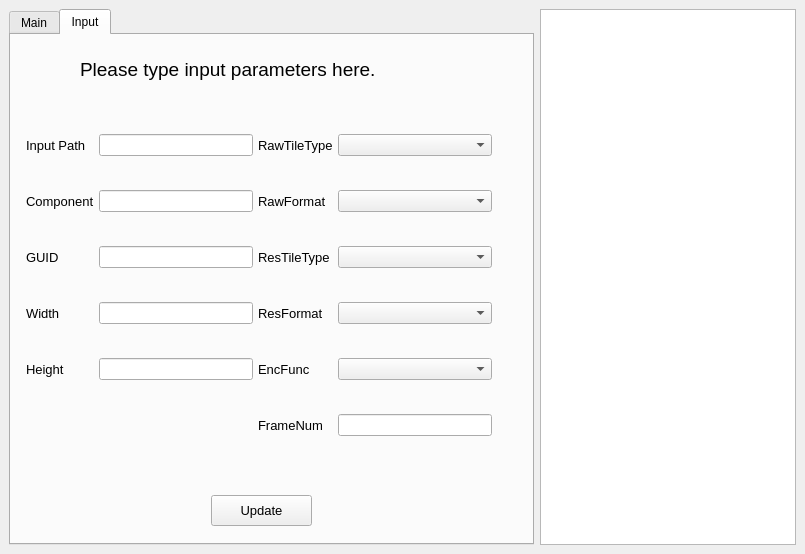
<?xml version="1.0" encoding="UTF-8"?>
<ui version="4.0">
 <class>mainWindow</class>
 <widget class="QMainWindow" name="mainWindow">
  <property name="geometry">
   <rect>
    <x>0</x>
    <y>0</y>
    <width>805</width>
    <height>554</height>
   </rect>
  </property>
  <property name="baseSize">
   <size>
    <width>100</width>
    <height>100</height>
   </size>
  </property>
  <property name="windowTitle">
   <string>Command Validator</string>
  </property>
  <widget class="QWidget" name="centralwidget">
   <property name="sizePolicy">
    <sizepolicy hsizetype="Expanding" vsizetype="Expanding">
     <horstretch>0</horstretch>
     <verstretch>0</verstretch>
    </sizepolicy>
   </property>
   <layout class="QHBoxLayout" name="horizontalLayout_2">
    <item>
     <widget class="QTabWidget" name="tabWidget">
      <property name="currentIndex">
       <number>1</number>
      </property>
      <widget class="QWidget" name="Main">
       <attribute name="title">
        <string>Main</string>
       </attribute>
       <widget class="QWidget" name="layoutWidget">
        <property name="geometry">
         <rect>
          <x>0</x>
          <y>16</y>
          <width>507</width>
          <height>471</height>
         </rect>
        </property>
        <layout class="QGridLayout" name="gridLayout" rowstretch="0,0,0,0,0,0,0,0">
         <property name="sizeConstraint">
          <enum>QLayout::SetDefaultConstraint</enum>
         </property>
         <property name="leftMargin">
          <number>30</number>
         </property>
         <property name="topMargin">
          <number>0</number>
         </property>
         <property name="rightMargin">
          <number>30</number>
         </property>
         <property name="bottomMargin">
          <number>5</number>
         </property>
         <item row="4" column="0">
          <widget class="QLabel" name="label_4">
           <property name="sizePolicy">
            <sizepolicy hsizetype="Expanding" vsizetype="Expanding">
             <horstretch>0</horstretch>
             <verstretch>0</verstretch>
            </sizepolicy>
           </property>
           <property name="maximumSize">
            <size>
             <width>180</width>
             <height>25</height>
            </size>
           </property>
           <property name="font">
            <font>
             <pointsize>10</pointsize>
            </font>
           </property>
           <property name="text">
            <string>Platform</string>
           </property>
          </widget>
         </item>
         <item row="3" column="1">
          <widget class="QLineEdit" name="lineEditDDIInputPath"/>
         </item>
         <item row="2" column="0">
          <widget class="QLabel" name="label">
           <property name="sizePolicy">
            <sizepolicy hsizetype="Expanding" vsizetype="Expanding">
             <horstretch>0</horstretch>
             <verstretch>0</verstretch>
            </sizepolicy>
           </property>
           <property name="maximumSize">
            <size>
             <width>200</width>
             <height>25</height>
            </size>
           </property>
           <property name="font">
            <font>
             <pointsize>10</pointsize>
            </font>
           </property>
           <property name="text">
            <string>Ringinfo path</string>
           </property>
          </widget>
         </item>
         <item row="5" column="0">
          <widget class="QLabel" name="label_5">
           <property name="sizePolicy">
            <sizepolicy hsizetype="Expanding" vsizetype="Expanding">
             <horstretch>0</horstretch>
             <verstretch>0</verstretch>
            </sizepolicy>
           </property>
           <property name="maximumSize">
            <size>
             <width>180</width>
             <height>25</height>
            </size>
           </property>
           <property name="font">
            <font>
             <pointsize>10</pointsize>
            </font>
           </property>
           <property name="text">
            <string>Component</string>
           </property>
          </widget>
         </item>
         <item row="0" column="0">
          <widget class="QLabel" name="label_7">
           <property name="sizePolicy">
            <sizepolicy hsizetype="Expanding" vsizetype="Expanding">
             <horstretch>0</horstretch>
             <verstretch>0</verstretch>
            </sizepolicy>
           </property>
           <property name="maximumSize">
            <size>
             <width>180</width>
             <height>25</height>
            </size>
           </property>
           <property name="font">
            <font>
             <pointsize>10</pointsize>
            </font>
           </property>
           <property name="text">
            <string>Test Name</string>
           </property>
          </widget>
         </item>
         <item row="4" column="2">
          <widget class="QComboBox" name="comboBoxPlatform">
           <property name="sizePolicy">
            <sizepolicy hsizetype="Preferred" vsizetype="Expanding">
             <horstretch>0</horstretch>
             <verstretch>0</verstretch>
            </sizepolicy>
           </property>
           <property name="maximumSize">
            <size>
             <width>16777215</width>
             <height>25</height>
            </size>
           </property>
           <item>
            <property name="text">
             <string>IGFX_TIGER_LAKE_HP</string>
            </property>
           </item>
           <item>
            <property name="text">
             <string>IGFX_UNKNOWN</string>
            </property>
           </item>
           <item>
            <property name="text">
             <string>IGFX_GRANTSDALE_G</string>
            </property>
           </item>
           <item>
            <property name="text">
             <string>IGFX_ALVISO_G</string>
            </property>
           </item>
           <item>
            <property name="text">
             <string>IGFX_LAKEPORT_G</string>
            </property>
           </item>
           <item>
            <property name="text">
             <string>IGFX_CALISTOGA_G</string>
            </property>
           </item>
           <item>
            <property name="text">
             <string>IGFX_BROADWATER_G</string>
            </property>
           </item>
           <item>
            <property name="text">
             <string>IGFX_CRESTLINE_G</string>
            </property>
           </item>
           <item>
            <property name="text">
             <string>IGFX_BEARLAKE_G</string>
            </property>
           </item>
           <item>
            <property name="text">
             <string>IGFX_CANTIGA_G</string>
            </property>
           </item>
           <item>
            <property name="text">
             <string>IGFX_CEDARVIEW_G</string>
            </property>
           </item>
           <item>
            <property name="text">
             <string>IGFX_EAGLELAKE_G</string>
            </property>
           </item>
           <item>
            <property name="text">
             <string>IGFX_IRONLAKE_G</string>
            </property>
           </item>
           <item>
            <property name="text">
             <string>IGFX_GT</string>
            </property>
           </item>
           <item>
            <property name="text">
             <string>IGFX_IVYBRIDGE</string>
            </property>
           </item>
           <item>
            <property name="text">
             <string>IGFX_HASWELL</string>
            </property>
           </item>
           <item>
            <property name="text">
             <string>IGFX_VALLEYVIEW</string>
            </property>
           </item>
           <item>
            <property name="text">
             <string>IGFX_BROADWELL</string>
            </property>
           </item>
           <item>
            <property name="text">
             <string>IGFX_CHERRYVIEW</string>
            </property>
           </item>
           <item>
            <property name="text">
             <string>IGFX_SKYLAKE</string>
            </property>
           </item>
           <item>
            <property name="text">
             <string>IGFX_KABYLAKE</string>
            </property>
           </item>
           <item>
            <property name="text">
             <string>IGFX_COFFEELAKE</string>
            </property>
           </item>
           <item>
            <property name="text">
             <string>IGFX_WILLOWVIEW</string>
            </property>
           </item>
           <item>
            <property name="text">
             <string>IGFX_BROXTON</string>
            </property>
           </item>
           <item>
            <property name="text">
             <string>IGFX_GEMINILAKE</string>
            </property>
           </item>
           <item>
            <property name="text">
             <string>IGFX_GLENVIEW</string>
            </property>
           </item>
           <item>
            <property name="text">
             <string>IGFX_GOLDWATERLAKE</string>
            </property>
           </item>
           <item>
            <property name="text">
             <string>IGFX_CANNONLAKE</string>
            </property>
           </item>
           <item>
            <property name="text">
             <string>IGFX_CNX_G</string>
            </property>
           </item>
           <item>
            <property name="text">
             <string>IGFX_ICELAKE</string>
            </property>
           </item>
           <item>
            <property name="text">
             <string>IGFX_ICELAKE_LP</string>
            </property>
           </item>
           <item>
            <property name="text">
             <string>IGFX_LAKEFIELD</string>
            </property>
           </item>
           <item>
            <property name="text">
             <string>IGFX_JASPERLAKE</string>
            </property>
           </item>
           <item>
            <property name="text">
             <string>IGFX_TIGERLAKE_LP</string>
            </property>
           </item>
           <item>
            <property name="text">
             <string>IGFX_RYEFIELD</string>
            </property>
           </item>
           <item>
            <property name="text">
             <string>IGFX_ROCKETLAKE</string>
            </property>
           </item>
           <item>
            <property name="text">
             <string>IGFX_DG1</string>
            </property>
           </item>
           <item>
            <property name="text">
             <string>IGFX_MAX_PRODUCT</string>
            </property>
           </item>
          </widget>
         </item>
         <item row="5" column="2">
          <widget class="QComboBox" name="comboBoxComponent">
           <property name="sizePolicy">
            <sizepolicy hsizetype="Preferred" vsizetype="Expanding">
             <horstretch>0</horstretch>
             <verstretch>0</verstretch>
            </sizepolicy>
           </property>
           <property name="maximumSize">
            <size>
             <width>16777215</width>
             <height>25</height>
            </size>
           </property>
           <item>
            <property name="text">
             <string>Decode</string>
            </property>
           </item>
           <item>
            <property name="text">
             <string>Encode</string>
            </property>
           </item>
           <item>
            <property name="text">
             <string>VP</string>
            </property>
           </item>
           <item>
            <property name="text">
             <string>CP</string>
            </property>
           </item>
           <item>
            <property name="text">
             <string>CM</string>
            </property>
           </item>
           <item>
            <property name="text">
             <string>Kernel</string>
            </property>
           </item>
           <item>
            <property name="text">
             <string>Upstream</string>
            </property>
           </item>
           <item>
            <property name="text">
             <string>MSDK</string>
            </property>
           </item>
          </widget>
         </item>
         <item row="2" column="2">
          <widget class="QPushButton" name="SelectRinginfoPath">
           <property name="text">
            <string>Select Folder</string>
           </property>
          </widget>
         </item>
         <item row="1" column="1">
          <widget class="QLineEdit" name="lineEditMediaPath">
           <property name="sizePolicy">
            <sizepolicy hsizetype="Expanding" vsizetype="Expanding">
             <horstretch>0</horstretch>
             <verstretch>0</verstretch>
            </sizepolicy>
           </property>
           <property name="maximumSize">
            <size>
             <width>16777215</width>
             <height>25</height>
            </size>
           </property>
          </widget>
         </item>
         <item row="4" column="1">
          <widget class="QLineEdit" name="lineEditPlatform"/>
         </item>
         <item row="3" column="0">
          <widget class="QLabel" name="label_3">
           <property name="font">
            <font>
             <pointsize>10</pointsize>
            </font>
           </property>
           <property name="text">
            <string>DDI Input Path </string>
           </property>
          </widget>
         </item>
         <item row="5" column="1">
          <widget class="QLineEdit" name="lineEditComponent"/>
         </item>
         <item row="1" column="2">
          <widget class="QPushButton" name="SelectMediaPath">
           <property name="text">
            <string>Add Folder</string>
           </property>
          </widget>
         </item>
         <item row="0" column="1">
          <widget class="QLineEdit" name="lineEditTestName">
           <property name="sizePolicy">
            <sizepolicy hsizetype="Expanding" vsizetype="Expanding">
             <horstretch>0</horstretch>
             <verstretch>0</verstretch>
            </sizepolicy>
           </property>
           <property name="maximumSize">
            <size>
             <width>16777215</width>
             <height>25</height>
            </size>
           </property>
          </widget>
         </item>
         <item row="1" column="0">
          <widget class="QLabel" name="label_2">
           <property name="sizePolicy">
            <sizepolicy hsizetype="Expanding" vsizetype="Expanding">
             <horstretch>0</horstretch>
             <verstretch>0</verstretch>
            </sizepolicy>
           </property>
           <property name="maximumSize">
            <size>
             <width>180</width>
             <height>25</height>
            </size>
           </property>
           <property name="font">
            <font>
             <pointsize>10</pointsize>
            </font>
           </property>
           <property name="text">
            <string>Media Path</string>
           </property>
          </widget>
         </item>
         <item row="6" column="1">
          <widget class="QLineEdit" name="lineEditFrame">
           <property name="sizePolicy">
            <sizepolicy hsizetype="Expanding" vsizetype="Expanding">
             <horstretch>0</horstretch>
             <verstretch>0</verstretch>
            </sizepolicy>
           </property>
           <property name="maximumSize">
            <size>
             <width>16777215</width>
             <height>25</height>
            </size>
           </property>
          </widget>
         </item>
         <item row="2" column="1">
          <widget class="QLineEdit" name="lineEditRinginfoPath">
           <property name="sizePolicy">
            <sizepolicy hsizetype="Expanding" vsizetype="Expanding">
             <horstretch>0</horstretch>
             <verstretch>0</verstretch>
            </sizepolicy>
           </property>
           <property name="maximumSize">
            <size>
             <width>16777215</width>
             <height>25</height>
            </size>
           </property>
           <property name="text">
            <string/>
           </property>
          </widget>
         </item>
         <item row="6" column="0">
          <widget class="QLabel" name="label_8">
           <property name="sizePolicy">
            <sizepolicy hsizetype="Expanding" vsizetype="Expanding">
             <horstretch>0</horstretch>
             <verstretch>0</verstretch>
            </sizepolicy>
           </property>
           <property name="maximumSize">
            <size>
             <width>180</width>
             <height>25</height>
            </size>
           </property>
           <property name="font">
            <font>
             <pointsize>10</pointsize>
            </font>
           </property>
           <property name="text">
            <string>Frame</string>
           </property>
          </widget>
         </item>
         <item row="3" column="2">
          <widget class="QPushButton" name="SelectDDIInputPath">
           <property name="text">
            <string>Select Folder</string>
           </property>
          </widget>
         </item>
         <item row="7" column="1">
          <widget class="QPushButton" name="pushButtonGAll">
           <property name="sizePolicy">
            <sizepolicy hsizetype="Fixed" vsizetype="Fixed">
             <horstretch>0</horstretch>
             <verstretch>0</verstretch>
            </sizepolicy>
           </property>
           <property name="minimumSize">
            <size>
             <width>150</width>
             <height>40</height>
            </size>
           </property>
           <property name="maximumSize">
            <size>
             <width>150</width>
             <height>40</height>
            </size>
           </property>
           <property name="baseSize">
            <size>
             <width>200</width>
             <height>200</height>
            </size>
           </property>
           <property name="text">
            <string>Generate All</string>
           </property>
          </widget>
         </item>
        </layout>
       </widget>
      </widget>
      <widget class="QWidget" name="Input">
       <attribute name="title">
        <string>Input</string>
       </attribute>
       <widget class="QLabel" name="label_6">
        <property name="geometry">
         <rect>
          <x>69</x>
          <y>19</y>
          <width>371</width>
          <height>31</height>
         </rect>
        </property>
        <property name="font">
         <font>
          <family>MS UI Gothic</family>
          <pointsize>14</pointsize>
          <weight>50</weight>
          <italic>false</italic>
          <bold>false</bold>
         </font>
        </property>
        <property name="text">
         <string>Please type input parameters here.</string>
        </property>
       </widget>
       <widget class="QWidget" name="layoutWidget">
        <property name="geometry">
         <rect>
          <x>10</x>
          <y>70</y>
          <width>501</width>
          <height>371</height>
         </rect>
        </property>
        <layout class="QGridLayout" name="gridLayout_2">
         <property name="sizeConstraint">
          <enum>QLayout::SetNoConstraint</enum>
         </property>
         <property name="leftMargin">
          <number>5</number>
         </property>
         <property name="topMargin">
          <number>0</number>
         </property>
         <property name="rightMargin">
          <number>5</number>
         </property>
         <property name="bottomMargin">
          <number>5</number>
         </property>
         <property name="spacing">
          <number>5</number>
         </property>
         <item row="4" column="3">
          <widget class="QLabel" name="ResTileType">
           <property name="font">
            <font>
             <pointsize>10</pointsize>
            </font>
           </property>
           <property name="text">
            <string>ResTileType</string>
           </property>
          </widget>
         </item>
         <item row="0" column="2">
          <widget class="QLineEdit" name="InputPathText">
           <property name="readOnly">
            <bool>false</bool>
           </property>
          </widget>
         </item>
         <item row="7" column="0">
          <widget class="QLabel" name="Height">
           <property name="font">
            <font>
             <pointsize>10</pointsize>
            </font>
           </property>
           <property name="text">
            <string>Height</string>
           </property>
          </widget>
         </item>
         <item row="7" column="4">
          <widget class="QComboBox" name="comboBoxEncFunc"/>
         </item>
         <item row="4" column="4">
          <widget class="QComboBox" name="comboBoxResTT"/>
         </item>
         <item row="5" column="3">
          <widget class="QLabel" name="ResFormat">
           <property name="font">
            <font>
             <pointsize>10</pointsize>
            </font>
           </property>
           <property name="text">
            <string>ResFormat</string>
           </property>
          </widget>
         </item>
         <item row="8" column="3">
          <widget class="QLabel" name="FrameNum">
           <property name="font">
            <font>
             <pointsize>10</pointsize>
            </font>
           </property>
           <property name="text">
            <string>FrameNum</string>
           </property>
          </widget>
         </item>
         <item row="7" column="2">
          <widget class="QLineEdit" name="Height_input"/>
         </item>
         <item row="0" column="5">
          <widget class="QLabel" name="RawTT_value">
           <property name="text">
            <string/>
           </property>
          </widget>
         </item>
         <item row="5" column="0">
          <widget class="QLabel" name="Width">
           <property name="font">
            <font>
             <pointsize>10</pointsize>
            </font>
           </property>
           <property name="text">
            <string>Width</string>
           </property>
          </widget>
         </item>
         <item row="7" column="3">
          <widget class="QLabel" name="EncFunc">
           <property name="font">
            <font>
             <pointsize>10</pointsize>
            </font>
           </property>
           <property name="text">
            <string>EncFunc</string>
           </property>
          </widget>
         </item>
         <item row="4" column="0">
          <widget class="QLabel" name="GUID">
           <property name="font">
            <font>
             <pointsize>10</pointsize>
            </font>
           </property>
           <property name="text">
            <string>GUID</string>
           </property>
          </widget>
         </item>
         <item row="5" column="4">
          <widget class="QComboBox" name="comboBoxResF"/>
         </item>
         <item row="5" column="2">
          <widget class="QLineEdit" name="Width_input"/>
         </item>
         <item row="3" column="0">
          <widget class="QLabel" name="Component">
           <property name="font">
            <font>
             <pointsize>10</pointsize>
            </font>
           </property>
           <property name="text">
            <string>Component</string>
           </property>
          </widget>
         </item>
         <item row="3" column="2">
          <widget class="QLineEdit" name="Component_input">
           <property name="readOnly">
            <bool>false</bool>
           </property>
          </widget>
         </item>
         <item row="0" column="3">
          <widget class="QLabel" name="RawTileType">
           <property name="font">
            <font>
             <pointsize>10</pointsize>
            </font>
           </property>
           <property name="text">
            <string>RawTileType</string>
           </property>
          </widget>
         </item>
         <item row="0" column="0">
          <widget class="QLabel" name="InputPath">
           <property name="font">
            <font>
             <pointsize>10</pointsize>
            </font>
           </property>
           <property name="text">
            <string>Input Path</string>
           </property>
          </widget>
         </item>
         <item row="4" column="2">
          <widget class="QLineEdit" name="GUID_input">
           <property name="text">
            <string/>
           </property>
          </widget>
         </item>
         <item row="3" column="3">
          <widget class="QLabel" name="RawFormat">
           <property name="font">
            <font>
             <pointsize>10</pointsize>
            </font>
           </property>
           <property name="text">
            <string>RawFormat</string>
           </property>
          </widget>
         </item>
         <item row="0" column="4">
          <widget class="QComboBox" name="comboBoxRawTT"/>
         </item>
         <item row="3" column="4">
          <widget class="QComboBox" name="comboBoxRawF"/>
         </item>
         <item row="8" column="4">
          <widget class="QLineEdit" name="FrameNum_input"/>
         </item>
         <item row="3" column="5">
          <widget class="QLabel" name="RawF_value">
           <property name="text">
            <string/>
           </property>
          </widget>
         </item>
         <item row="4" column="5">
          <widget class="QLabel" name="ResTT_value">
           <property name="text">
            <string/>
           </property>
          </widget>
         </item>
         <item row="5" column="5">
          <widget class="QLabel" name="ResF">
           <property name="text">
            <string/>
           </property>
          </widget>
         </item>
         <item row="7" column="5">
          <widget class="QLabel" name="EncFunc_value">
           <property name="text">
            <string/>
           </property>
          </widget>
         </item>
         <item row="8" column="5">
          <widget class="QLabel" name="label_14">
           <property name="text">
            <string>      </string>
           </property>
          </widget>
         </item>
        </layout>
       </widget>
       <widget class="QPushButton" name="pushButtonUpdate">
        <property name="geometry">
         <rect>
          <x>200</x>
          <y>460</y>
          <width>101</width>
          <height>31</height>
         </rect>
        </property>
        <property name="font">
         <font>
          <pointsize>10</pointsize>
         </font>
        </property>
        <property name="text">
         <string>Update</string>
        </property>
       </widget>
      </widget>
     </widget>
    </item>
    <item alignment="Qt::AlignRight">
     <widget class="QTextBrowser" name="logBrowser">
      <property name="sizePolicy">
       <sizepolicy hsizetype="Fixed" vsizetype="Expanding">
        <horstretch>0</horstretch>
        <verstretch>0</verstretch>
       </sizepolicy>
      </property>
     </widget>
    </item>
   </layout>
  </widget>
 </widget>
 <resources/>
 <connections/>
</ui>
